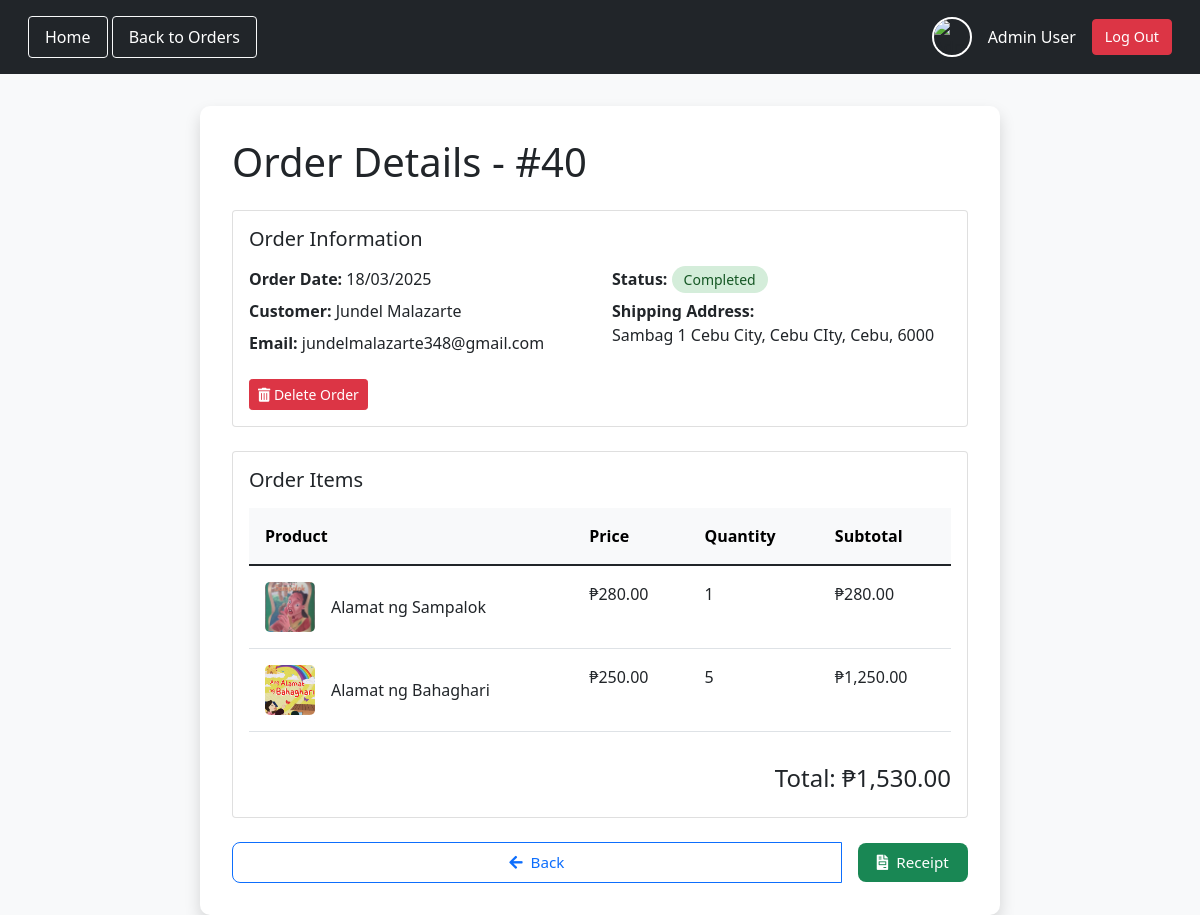
The app's page /admin/order_details.php?id=40 (signed in) with its own data.
### tables this page shows
CREATE TABLE `orders` (
  `id` int(11) NOT NULL,
  `user_id` int(11) NOT NULL,
  `total` decimal(10,2) NOT NULL,
  `shipping_address` text NOT NULL,
  `payment_method` varchar(50) NOT NULL,
  `order_date` timestamp NOT NULL DEFAULT current_timestamp(),
  `status` varchar(50) NOT NULL DEFAULT 'pending',
  `email` varchar(255) DEFAULT NULL,
  `first_name` varchar(100) DEFAULT NULL,
  `last_name` varchar(100) DEFAULT NULL,
  `mobile` varchar(20) DEFAULT NULL,
  `address` text DEFAULT NULL,
  `city` varchar(100) DEFAULT NULL,
  `state` varchar(100) DEFAULT NULL,
  `zipcode` varchar(20) DEFAULT NULL,
  `payment_receipt` varchar(255) DEFAULT NULL
);

CREATE TABLE `users` (
  `id` int(11) NOT NULL,
  `fname` varchar(50) NOT NULL,
  `lname` varchar(50) NOT NULL,
  `email` varchar(100) NOT NULL,
  `pass` varchar(255) NOT NULL,
  `phone` varchar(15) NOT NULL,
  `address` text NOT NULL,
  `created_at` timestamp NOT NULL DEFAULT current_timestamp(),
  `profile_image` varchar(255) DEFAULT NULL,
  `role` varchar(10) DEFAULT 'user'
);

CREATE TABLE `order_items` (
  `id` int(11) NOT NULL,
  `order_id` int(11) NOT NULL,
  `book_id` int(11) NOT NULL,
  `quantity` int(11) NOT NULL,
  `price` decimal(10,2) NOT NULL
);

CREATE TABLE `books` (
  `isbn` int(11) NOT NULL,
  `title` varchar(255) NOT NULL,
  `book_image` varchar(255) NOT NULL,
  `author` varchar(255) NOT NULL,
  `copyright` int(11) NOT NULL,
  `qty` int(11) NOT NULL,
  `price` float NOT NULL,
  `total` float NOT NULL
);

### admin/order_details.php (the view, shortened to what this page needs)
<?php
@include '../db_connect.php';
$fname = $_SESSION['fname'];
$lname = $_SESSION['lname'];
$profile_image = '../uploads/default.jpg';
$order_id = intval($_GET['id']);
$sql = "SELECT o.id AS order_id, o.order_date, o.shipping_address, o.status, o.payment_receipt,
        u.fname, u.lname, u.email,
        (SELECT SUM(oi.price * oi.quantity) FROM order_items oi WHERE oi.order_id = o.id) AS total
        FROM orders o
        JOIN users u ON o.user_id = u.id
        WHERE o.id = ?";
$stmt = mysqli_prepare($conn, $sql);
mysqli_stmt_bind_param($stmt, "i", $order_id);
mysqli_stmt_execute($stmt);
$result = mysqli_stmt_get_result($stmt);
if ($order = mysqli_fetch_assoc($result)) {
    $order_id = htmlspecialchars($order['order_id']);
    $order_date = date('d/m/Y', strtotime($order['order_date']));
    $shipping_address = htmlspecialchars($order['shipping_address']);
    $status = htmlspecialchars($order['status']);
    $customer_name = htmlspecialchars($order['fname'] . ' ' . $order['lname']);
    $customer_email = htmlspecialchars($order['email']);
    $total = number_format($order['total'], 2);
} else {
    header("Location: view_orders.php");
    exit();
}
$sql = "SELECT b.title, b.book_image, oi.price, oi.quantity
        FROM order_items oi
        JOIN books b ON oi.book_id = b.isbn
        WHERE oi.order_id = ?";
$stmt = mysqli_prepare($conn, $sql);
mysqli_stmt_bind_param($stmt, "i", $order_id);
mysqli_stmt_execute($stmt);
$result = mysqli_stmt_get_result($stmt);
$order_items = [];
while ($row = mysqli_fetch_assoc($result)) {
    $order_items[] = [
        'title' => htmlspecialchars($row['title']),
        'book_image' => htmlspecialchars($row['book_image']),
        'price' => number_format($row['price'], 2),
        'quantity' => $row['quantity'],
        'subtotal' => number_format($row['price'] * $row['quantity'], 2)
    ];
}
?>
<!DOCTYPE html>
<html lang="en">
<head>
    <link href="https://cdn.jsdelivr.net/npm/bootstrap@5.1.3/dist/css/bootstrap.min.css" rel="stylesheet">
    <link rel="stylesheet" href="https://cdnjs.cloudflare.com/ajax/libs/font-awesome/5.15.4/css/all.min.css">
</head>
<body>
    <nav class="navbar navbar-expand-lg">
        <div class="container-fluid">
            <div class="nav-links">
                <a href="../admin/admin_dashboard.php" class="btn btn-outline-light">Home</a>
                <a href="view_orders.php" class="btn btn-outline-light">Back to Orders</a>
            </div>
            <div class="profile-info">
                <img src="<?php echo $profile_image; ?>" alt="Admin Profile">
                <span class="text-white"><?php echo $fname . " " . $lname; ?></span>
                <a href="../admin/logout.php" class="btn btn-danger">Log Out</a>
            </div>
        </div>
    </nav>
    <div class="container">
        <h1 class="mb-4">Order Details - #<?php echo $order_id; ?></h1>
        <div class="card mb-4">
            <div class="card-body">
                <h5 class="card-title mb-3">Order Information</h5>
                <div class="row">
                    <div class="col-md-6">
                        <p class="mb-2"><strong>Order Date:</strong> <?php echo $order_date; ?></p>
                        <p class="mb-2"><strong>Customer:</strong> <?php echo $customer_name; ?></p>
                        <p class="mb-2"><strong>Email:</strong> <?php echo $customer_email; ?></p>
                    </div>
                    <div class="col-md-6">
                        <p class="mb-2"><strong>Status:</strong>
                            <span class="status <?php echo strtolower($status); ?>">
                                <?php echo ucfirst($status); ?>
                            </span>
                        </p>
                        <p class="mb-2"><strong>Shipping Address:</strong><br><?php echo $shipping_address; ?></p>
                    </div>
                </div>
                <div class="mt-3">
                    <form action="delete_order.php" method="POST" class="d-inline-block">
                        <button type="submit" class="btn btn-danger btn-sm"
                            onclick="return confirm('Are you sure you want to delete this order? This action cannot be undone.');">
                            <i class="fas fa-trash-alt"></i> Delete Order
                        </button>
                    </form>
                </div>
            </div>
        </div>
        <div class="card">
            <div class="card-body">
                <h5 class="card-title mb-3">Order Items</h5>
                <div class="table-responsive">
                    <table class="table table-hover">
                        <thead class="table-light">
                            <tr>
                                <th>Product</th>
                                <th>Price</th>
                                <th>Quantity</th>
                                <th>Subtotal</th>
                            </tr>
                        </thead>
                        <tbody>
                            <?php foreach ($order_items as $item): ?>
                                <tr>
                                    <td>
                                        <div class="book-item">
                                            <img src="../images/<?php echo $item['book_image'] ?: 'default_book.png'; ?>" alt="Product">
                                            <span><?php echo $item['title']; ?></span>
                                        </div>
                                    </td>
                                    <td>₱<?php echo $item['price']; ?></td>
                                    <td><?php echo $item['quantity']; ?></td>
                                    <td>₱<?php echo $item['subtotal']; ?></td>
                                </tr>
                            <?php endforeach; ?>
                        </tbody>
                    </table>
                </div>
                <div class="text-end mt-3">
                    <h4>Total: ₱<?php echo $total; ?></h4>
                </div>
            </div>
        </div>
        <div class="text-center mt-4 btn-group">
            <a href="view_orders.php" class="btn btn-primary">
                <i class="fas fa-arrow-left"></i>Back
            </a>
            <?php if (!empty($order['payment_receipt']) && file_exists("../uploads/receipts/" . $order['payment_receipt'])): ?>
                <a href="../uploads/receipts/<?php echo $order['payment_receipt']; ?>"
                    class="receipt-btn"
                    target="_blank"
                    title="View payment receipt">
                    <i class="fas fa-file-invoice"></i>Receipt
                </a>
            <?php endif; ?>
        </div>
    </div>
</body>
</html>

### admin/order_details.php (style rules this page uses)
body { font-family: 'Segoe UI', Tahoma, Geneva, Verdana, sans-serif; background-color: #f8f9fa; }
.navbar { background-color: #212529; padding: 1rem; }
.navbar a { color: #fff; text-decoration: none; padding: 0.5rem 1rem; transition: all 0.3s ease; }
.profile-info { display: flex; align-items: center; gap: 1rem; }
.profile-info img { width: 40px; height: 40px; border-radius: 50%; object-fit: cover; border: 2px solid #fff; }
.profile-info span { color: #fff; font-weight: 500; }
.profile-info .btn-danger { padding: 0.375rem 0.75rem; font-size: 0.9rem; }
.container { max-width: 800px; margin-top: 2rem; padding: 2rem; background: white; border-radius: 10px; box-shadow: 0 0.5rem 1rem rgba(0, 0, 0, 0.15); }
.status { padding: 0.25rem 0.75rem; border-radius: 15px; font-size: 0.875rem; font-weight: 500; }
.status.completed { background-color: #d4edda; color: #155724; }
.book-item { display: flex; align-items: center; gap: 1rem; }
.book-item img { width: 50px; height: 50px; object-fit: cover; border-radius: 5px; }
.table> :not(caption)>*>* { padding: 1rem; }
.receipt-btn { background-color: #198754; color: white; border: none; padding: 0.75rem 1.5rem; border-radius: 8px; font-weight: 500; transition: all 0.3s ease; text-decoration: none; display: inline-flex; align-items: center; gap: 0.5rem; }
.btn-group { display: flex; gap: 1rem; justify-content: center; margin-top: 2rem; align-items: center; }
.btn-primary, .receipt-btn { padding: 0.5rem 1.2rem; font-size: 0.95rem; display: inline-flex; align-items: center; gap: 0.5rem; border-radius: 8px; transition: all 0.3s ease; white-space: nowrap; }
.btn-primary { padding: 0.5rem 1.2rem; font-size: 0.95rem; display: inline-flex; align-items: center; gap: 0.5rem; border-radius: 8px; transition: all 0.3s ease; white-space: nowrap; background-color: transparent; border: 1px solid #0d6efd; color: #0d6efd; width: 400px; min-width: 120px; justify-content: center; }
.receipt-btn { padding: 0.5rem 1.2rem; font-size: 0.95rem; display: inline-flex; align-items: center; gap: 0.5rem; border-radius: 8px; transition: all 0.3s ease; white-space: nowrap; background-color: #198754; color: white; text-decoration: none; border: none; }

### records on screen
orders: id "40", order_date "18/03/2025", user.lname "Jundel Malazarte", user.email "jundelmalazarte348@gmail.com", status "Completed", shipping_address "Sambag 1 Cebu City, Cebu CIty, Cebu, 6000"
order_items: book.book_image (picture), book.title "Alamat ng Sampalok", price "280.00", quantity "1"
order_items: book.book_image (picture), book.title "Alamat ng Bahaghari", price "250.00", quantity "5", subtotal "1,250.00"

### other values on screen
$fname "Admin"
$lname "User"
$total "1,530.00"
